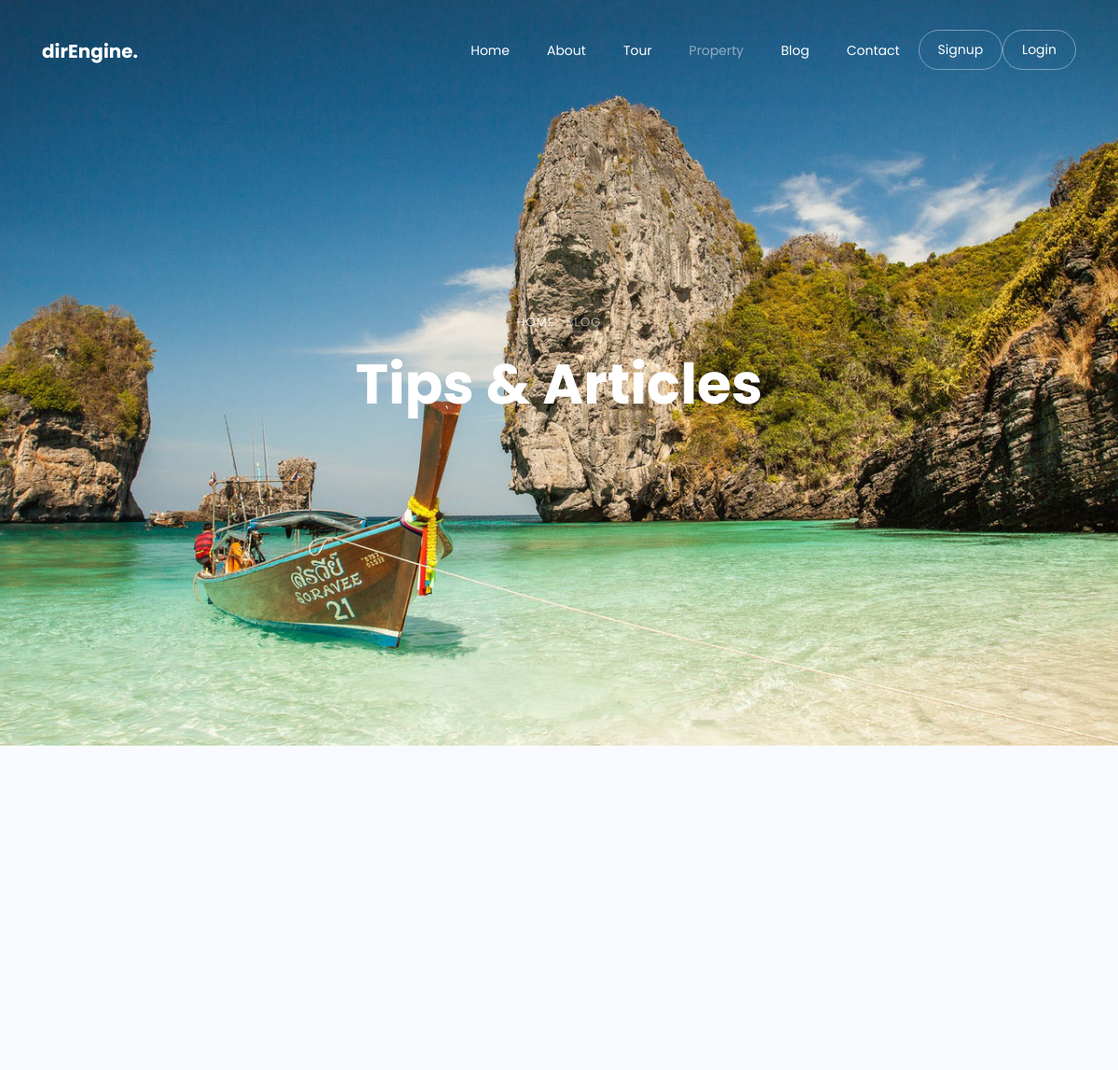
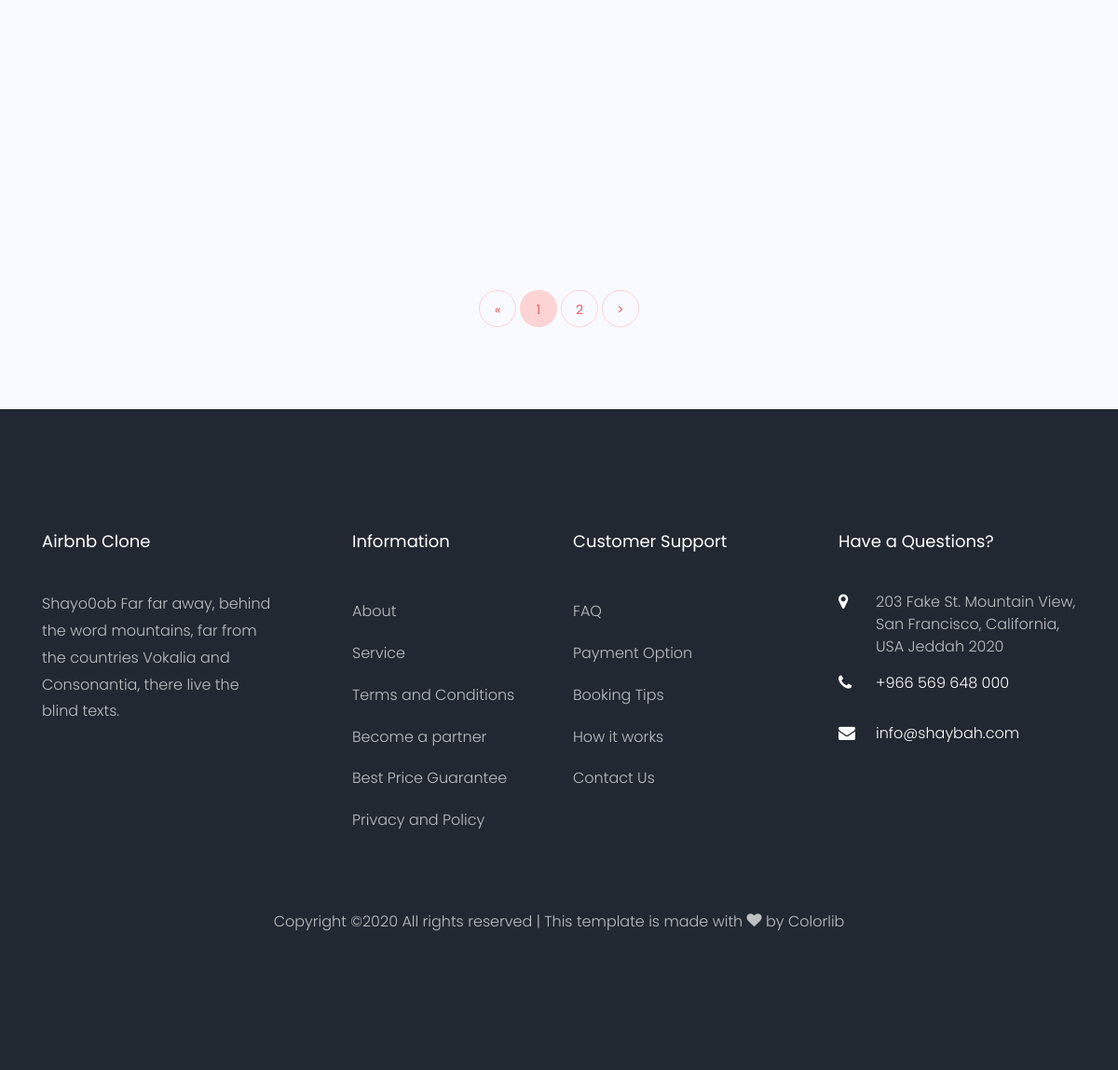
Screenshot of /blog/ with the database file from the repository (2 pictures, top to bottom).
### settings/models.py (models this page shows, shortened)
class Info(models.Model):
    name = models.CharField(max_length=50)
    logo = models.ImageField(upload_to='info/')
    description = models.TextField(max_length=200)
    fb_link = models.URLField(max_length=500)
    twitter_link = models.URLField(max_length=500)
    instgram_link = models.URLField(max_length=500)
    address = models.TextField(max_length=200)
    phone_number = models.CharField(max_length=30)
    mail = models.EmailField(max_length=50)
    class Meta:
        verbose_name =("Info")
        verbose_name_plural = ("Infos")

### blog/views.py (the view)
# urls.py: path('', PostList.as_view(), name='post_list'),
class PostList(ListView):
    model = Post
    paginate_by = 3
    def get_queryset(self):
        name = self.request.GET.get('q', '')
        object_list = Post.objects.filter(
            Q(title__icontains=name)|
            Q(content__icontains=name)
        )
        return object_list

### utils/footer_context_processor.py (called while the page is built)
def get_footer(request):
    footer = Info.objects.last()
    return {'footer':footer}

### blog/templates/blog/post_list.html (shortened to what this page needs)
{% extends 'base.html' %}
{% load static %}
{% load bootstrap4 %}
{% block body %}
    <div class="hero-wrap js-fullheight" style="background-image: url({% static 'images/bg_4.jpg' %});">
      <div class="container">
        <div class="row no-gutters slider-text js-fullheight align-items-center justify-content-center" data-scrollax-parent="true">
          <div class="col-md-9 ftco-animate text-center" data-scrollax=" properties: { translateY: '70%' }">
            <p class="breadcrumbs" data-scrollax="properties: { translateY: '30%', opacity: 1.6 }"><span class="mr-2"><a href="index.html">Home</a></span> <span>Blog</span></p>
            <h1 class="mb-3 bread" data-scrollax="properties: { translateY: '30%', opacity: 1.6 }">Tips &amp; Articles</h1>
          </div>
        </div>
      </div>
    </div>
    <section class="ftco-section bg-light">
      <div class="container">
        <div class="row d-flex">
        </div>
        {% if is_paginated %}
        <div class="row mt-5">
          <div class="col text-center">
            <div class="block-27">
              <ul>
                {% if page_obj.has_previous %}
                  <li><a href="?page={{page_obj.previous_page_number}}">&lt;</a></li>
                {% else %}
                  <li class="disabled">
                    <span>&laquo;</span>
                  </li>
                {% endif %}
                {% for i in paginator.page_range %}
                  {% if page_obj.number == i %}
                    <li class="active"><span>{{i}}</span></li>
                  {% else %}
                    <li><a href="?page={{ i }}">{{i}}</a></li>
                  {% endif %}
                {% endfor %}
                {% if page_obj.has_next %}
                  <li><a href="?page={{page_obj.next_page_number}}">&gt;</a></li>
                {% else %}
                  <li class="disabled">
                    <span>&raquo;</span>
                  </li>
                {% endif %}
              </ul>
            </div>
          </div>
        </div>
        {% endif %}
      </div>
    </section>
{% endblock body %}

### templates/base.html (shortened to what this page needs)
{% load static %}
<!DOCTYPE html>
<html lang="en">
  <head>
    <link rel="stylesheet" href="{% static 'css/open-iconic-bootstrap.min.css' %}">
    <link rel="stylesheet" href="{% static 'css/animate.css' %}">
    <link rel="stylesheet" href="{% static 'css/owl.carousel.min.css' %}">
    <link rel="stylesheet" href="{% static 'css/owl.theme.default.min.css' %}">
    <link rel="stylesheet" href="{% static 'css/magnific-popup.css' %}">
    <link rel="stylesheet" href="{% static 'css/aos.css' %}">
    <link rel="stylesheet" href="{% static 'css/ionicons.min.css' %}">
    <link rel="stylesheet" href="{% static 'css/bootstrap-datepicker.css' %}">
    <link rel="stylesheet" href="{% static 'css/jquery.timepicker.css' %}">
    <link rel="stylesheet" href="{% static 'css/flaticon.css' %}">
    <link rel="stylesheet" href="{% static 'css/icomoon.css' %}">
    <link rel="stylesheet" href="{% static 'css/style.css' %}">
  </head>
  <body>
  <nav class="navbar navbar-expand-lg navbar-dark ftco_navbar bg-dark ftco-navbar-light" id="ftco-navbar">
    <div class="container">
      <a class="navbar-brand" href="index.html">dirEngine.</a>
      <div class="collapse navbar-collapse" id="ftco-nav">
        <ul class="navbar-nav ml-auto">
          <li class="nav-item"><a href="/" class="nav-link">Home</a></li>
          <li class="nav-item"><a href="{% url 'about:about' %}" class="nav-link">About</a></li>
          <li class="nav-item"><a href="tour.html" class="nav-link">Tour</a></li>
          <li class="nav-item active"><a href="{% url 'rooms:property_list' %}" class="nav-link">Property</a></li>
          <li class="nav-item"><a href="{% url 'blog:post_list' %}" class="nav-link">Blog</a></li>
          <li class="nav-item"><a href="contact.html" class="nav-link">Contact</a></li>
          {% if request.user.is_authenticated %}
            <li class="nav-item cta"><a href="{% url 'accounts:profile' %}" class="nav-link"><span>Profile</span></a></li>
            <li class="nav-item cta"><a href="contact.html" class="nav-link"><span>Add listing</span></a></li>
          {% else %}
            <li class="nav-item cta"><a href="{% url 'accounts:signup' %}" class="nav-link"><span>Signup</span></a></li>
            <li class="nav-item cta"><a href="{% url 'login' %}" class="nav-link"><span>Login</span></a></li>
          {% endif %}
        </ul>
      </div>
    </div>
  </nav>
    {% block body %}
    {% endblock body %}
    <footer class="ftco-footer ftco-bg-dark ftco-section">
      <div class="container">
        <div class="row mb-5">
          <div class="col-md">
            <div class="ftco-footer-widget mb-4">
              <h2 class="ftco-heading-2">{{footer.name}}</h2>
              <p>{{footer.description}}</p>
              <ul class="ftco-footer-social list-unstyled float-md-left float-lft mt-5">
              </ul>
            </div>
          </div>
          <div class="col-md">
            <div class="ftco-footer-widget mb-4 ml-md-5">
              <h2 class="ftco-heading-2">Information</h2>
              <ul class="list-unstyled">
                <li><a href="#" class="py-2 d-block">About</a></li>
                <li><a href="#" class="py-2 d-block">Service</a></li>
                <li><a href="#" class="py-2 d-block">Terms and Conditions</a></li>
                <li><a href="#" class="py-2 d-block">Become a partner</a></li>
                <li><a href="#" class="py-2 d-block">Best Price Guarantee</a></li>
                <li><a href="#" class="py-2 d-block">Privacy and Policy</a></li>
              </ul>
            </div>
          </div>
          <div class="col-md">
             <div class="ftco-footer-widget mb-4">
              <h2 class="ftco-heading-2">Customer Support</h2>
              <ul class="list-unstyled">
                <li><a href="#" class="py-2 d-block">FAQ</a></li>
                <li><a href="#" class="py-2 d-block">Payment Option</a></li>
                <li><a href="#" class="py-2 d-block">Booking Tips</a></li>
                <li><a href="#" class="py-2 d-block">How it works</a></li>
                <li><a href="#" class="py-2 d-block">Contact Us</a></li>
              </ul>
            </div>
          </div>
          <div class="col-md">
            <div class="ftco-footer-widget mb-4">
            	<h2 class="ftco-heading-2">Have a Questions?</h2>
            	<div class="block-23 mb-3">
	              <ul>
	                <li><span class="icon icon-map-marker"></span><span class="text">{{footer.address}}</span></li>
	                <li><a href="#"><span class="icon icon-phone"></span><span class="text">{{footer.phone_number}}</span></a></li>
	                <li><a href="#"><span class="icon icon-envelope"></span><span class="text">{{footer.mail}}</span></a></li>
	              </ul>
	            </div>
            </div>
          </div>
        </div>
        <div class="row">
          <div class="col-md-12 text-center">
            <p>
  Copyright &copy;<script>document.write(new Date().getFullYear());</script> All rights reserved | This template is made with <i class="icon-heart" aria-hidden="true"></i> by <a href="https://colorlib.com" target="_blank">Colorlib</a>
  </p>
          </div>
        </div>
      </div>
    </footer>
  </body>
</html>

### static/css/icomoon.css (style rules this page uses)
[class^="icon-"], [class*=" icon-"] { font-family: 'icomoon' !important; speak: none; font-style: normal; font-weight: normal; font-variant: normal; text-transform: none; line-height: 1; -webkit-font-smoothing: antialiased; -moz-osx-font-smoothing: grayscale; }
.icon-heart:before { content: "\f004"; }
.icon-map-marker:before { content: "\f041"; }
.icon-phone:before { content: "\f095"; }
.icon-envelope:before { content: "\f0e0"; }

### rows the page displays
Info: name "Airbnb Clone", description "Shayo0ob Far far away, behind the word mountains, far from the countries Vokalia and Consonantia, there live the blind texts.", address "203 Fake St. Mountain View, San Francisco, California, USA Jeddah 2020", phone_number "+966 569 648 000", mail "info@shaybah.com"

### other values shown
{{ i }} "1"
{{ i }} "2"
